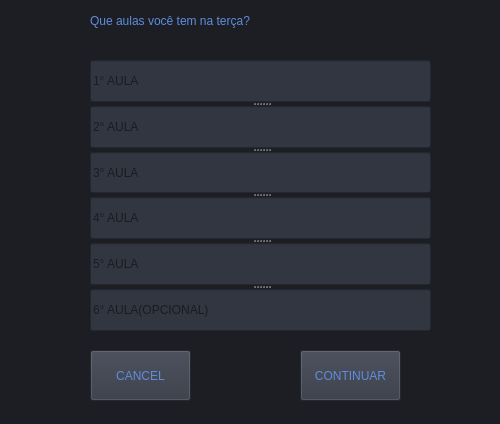
<?xml version="1.0" encoding="UTF-8"?>
<ui version="4.0">
 <class>dialog</class>
 <widget class="QDialog" name="dialog">
  <property name="geometry">
   <rect>
    <x>0</x>
    <y>0</y>
    <width>500</width>
    <height>424</height>
   </rect>
  </property>
  <property name="windowTitle">
   <string>CONFIGURAÇÃO DAS AULAS</string>
  </property>
  <property name="styleSheet">
   <string notr="true">background-color: rgb(28, 30, 35);</string>
  </property>
  <widget class="QDialogButtonBox" name="buttonBox">
   <property name="geometry">
    <rect>
     <x>10</x>
     <y>600</y>
     <width>461</width>
     <height>32</height>
    </rect>
   </property>
   <property name="orientation">
    <enum>Qt::Horizontal</enum>
   </property>
   <property name="standardButtons">
    <set>QDialogButtonBox::Cancel|QDialogButtonBox::Ok</set>
   </property>
  </widget>
  <widget class="QPushButton" name="Button_cancelar">
   <property name="geometry">
    <rect>
     <x>90</x>
     <y>350</y>
     <width>101</width>
     <height>51</height>
    </rect>
   </property>
   <property name="styleSheet">
    <string notr="true">background-color: rgb(49,54,65);
font: 87 10pt &quot;Arial Black&quot;;
color: rgb(94,141,222);</string>
   </property>
   <property name="text">
    <string>CANCEL</string>
   </property>
  </widget>
  <widget class="QLabel" name="label">
   <property name="geometry">
    <rect>
     <x>90</x>
     <y>10</y>
     <width>311</width>
     <height>21</height>
    </rect>
   </property>
   <property name="styleSheet">
    <string notr="true">background-color: rgb(28, 30, 35);
font: 87 13pt &quot;Arial Black&quot;;
color: rgb(94,141,222);</string>
   </property>
   <property name="text">
    <string>Que aulas você tem na terça?</string>
   </property>
  </widget>
  <widget class="QSplitter" name="splitter">
   <property name="geometry">
    <rect>
     <x>90</x>
     <y>60</y>
     <width>341</width>
     <height>271</height>
    </rect>
   </property>
   <property name="orientation">
    <enum>Qt::Vertical</enum>
   </property>
   <widget class="QLineEdit" name="lineEdit_1aula">
    <property name="styleSheet">
     <string notr="true">background-color: rgb(49,54,65);
font: 87 10pt &quot;Arial Black&quot;;</string>
    </property>
    <property name="text">
     <string/>
    </property>
    <property name="placeholderText">
     <string>1° AULA</string>
    </property>
   </widget>
   <widget class="QLineEdit" name="lineEdit_2aula">
    <property name="styleSheet">
     <string notr="true">background-color: rgb(49,54,65);
font: 87 10pt &quot;Arial Black&quot;;</string>
    </property>
    <property name="placeholderText">
     <string>2° AULA</string>
    </property>
   </widget>
   <widget class="QLineEdit" name="lineEdit_3aula">
    <property name="styleSheet">
     <string notr="true">background-color: rgb(49,54,65);
font: 87 10pt &quot;Arial Black&quot;;</string>
    </property>
    <property name="placeholderText">
     <string>3° AULA</string>
    </property>
   </widget>
   <widget class="QLineEdit" name="lineEdit_4aula">
    <property name="styleSheet">
     <string notr="true">background-color: rgb(49,54,65);
font: 87 10pt &quot;Arial Black&quot;;</string>
    </property>
    <property name="placeholderText">
     <string>4° AULA</string>
    </property>
   </widget>
   <widget class="QLineEdit" name="lineEdit_5aula">
    <property name="styleSheet">
     <string notr="true">background-color: rgb(49,54,65);
font: 87 10pt &quot;Arial Black&quot;;</string>
    </property>
    <property name="placeholderText">
     <string>5° AULA</string>
    </property>
   </widget>
   <widget class="QLineEdit" name="lineEdit_6aula">
    <property name="styleSheet">
     <string notr="true">background-color: rgb(49,54,65);
font: 87 10pt &quot;Arial Black&quot;;</string>
    </property>
    <property name="placeholderText">
     <string>6° AULA(OPCIONAL)</string>
    </property>
   </widget>
  </widget>
  <widget class="QPushButton" name="Button_continuar">
   <property name="geometry">
    <rect>
     <x>300</x>
     <y>350</y>
     <width>101</width>
     <height>51</height>
    </rect>
   </property>
   <property name="styleSheet">
    <string notr="true">background-color: rgb(49,54,65);
font: 87 10pt &quot;Arial Black&quot;;
color: rgb(94,141,222);</string>
   </property>
   <property name="text">
    <string>CONTINUAR</string>
   </property>
  </widget>
 </widget>
 <resources/>
 <connections>
  <connection>
   <sender>buttonBox</sender>
   <signal>accepted()</signal>
   <receiver>dialog</receiver>
   <slot>accept()</slot>
   <hints>
    <hint type="sourcelabel">
     <x>248</x>
     <y>254</y>
    </hint>
    <hint type="destinationlabel">
     <x>157</x>
     <y>274</y>
    </hint>
   </hints>
  </connection>
  <connection>
   <sender>buttonBox</sender>
   <signal>rejected()</signal>
   <receiver>dialog</receiver>
   <slot>reject()</slot>
   <hints>
    <hint type="sourcelabel">
     <x>316</x>
     <y>260</y>
    </hint>
    <hint type="destinationlabel">
     <x>286</x>
     <y>274</y>
    </hint>
   </hints>
  </connection>
 </connections>
</ui>
